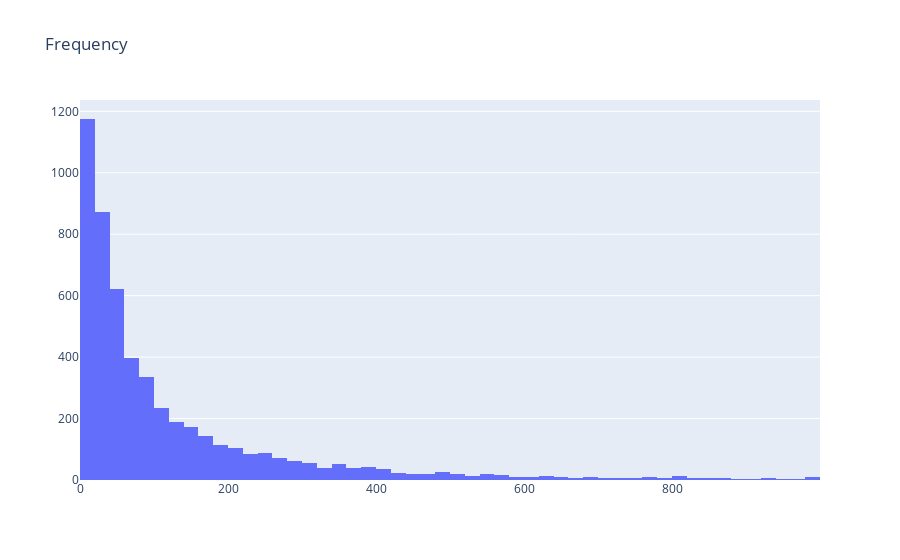

The notebook cell this image was saved under:
### Markdown cell above
Make a histogram of customers with purchase frequency less than 1000
- The x axis is show the customer frequency purchase
- The y axis is show the number of customers

### Code cell
plot_data = [go.Histogram(x=cusID.query('Frequency < 1000')['Frequency'])]
plot_layout = go.Layout(title = 'Frequency')
fig = go.Figure(data = plot_data, layout = plot_layout)
fig.show()

### Figure 1 — Plotly figure (JSON) as saved in the notebook; plotly's stock layout.template omitted (floating-point values rounded to 4 significant figures; data arrays with more than 128 entries replaced by an {"elided": "..."} marker saying what was removed)
{"data": [{"type": "histogram", "x": {"elided": "5231 int values"}}], "layout": {"title": {"text": "Frequency"}}}
